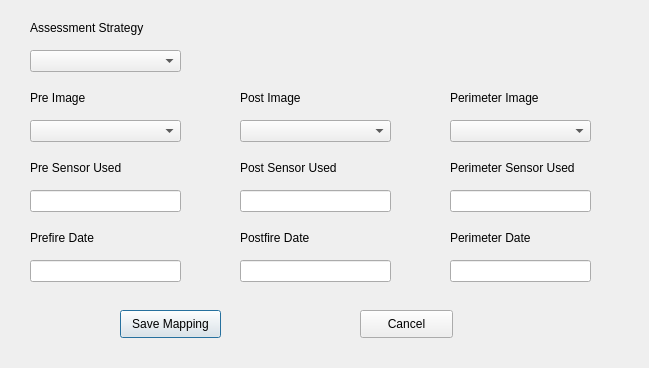
<?xml version="1.0" encoding="UTF-8"?>
<ui version="4.0">
 <class>CreateMapping</class>
 <widget class="QDialog" name="CreateMapping">
  <property name="geometry">
   <rect>
    <x>0</x>
    <y>0</y>
    <width>649</width>
    <height>368</height>
   </rect>
  </property>
  <property name="windowTitle">
   <string>Create Scene Pair</string>
  </property>
  <widget class="QComboBox" name="assessmentComboBox">
   <property name="geometry">
    <rect>
     <x>30</x>
     <y>50</y>
     <width>151</width>
     <height>22</height>
    </rect>
   </property>
  </widget>
  <widget class="QLabel" name="label_2">
   <property name="geometry">
    <rect>
     <x>30</x>
     <y>20</y>
     <width>131</width>
     <height>16</height>
    </rect>
   </property>
   <property name="text">
    <string>Assessment Strategy</string>
   </property>
  </widget>
  <widget class="QLabel" name="labelImage">
   <property name="geometry">
    <rect>
     <x>30</x>
     <y>90</y>
     <width>141</width>
     <height>16</height>
    </rect>
   </property>
   <property name="text">
    <string>Pre Image</string>
   </property>
  </widget>
  <widget class="QLabel" name="label_4">
   <property name="geometry">
    <rect>
     <x>240</x>
     <y>90</y>
     <width>101</width>
     <height>16</height>
    </rect>
   </property>
   <property name="text">
    <string>Post Image</string>
   </property>
  </widget>
  <widget class="QLabel" name="label_5">
   <property name="geometry">
    <rect>
     <x>450</x>
     <y>90</y>
     <width>111</width>
     <height>16</height>
    </rect>
   </property>
   <property name="text">
    <string>Perimeter Image</string>
   </property>
  </widget>
  <widget class="QLineEdit" name="preSensorlineEdit">
   <property name="geometry">
    <rect>
     <x>30</x>
     <y>190</y>
     <width>151</width>
     <height>22</height>
    </rect>
   </property>
  </widget>
  <widget class="QLabel" name="labelSensor">
   <property name="geometry">
    <rect>
     <x>30</x>
     <y>160</y>
     <width>171</width>
     <height>16</height>
    </rect>
   </property>
   <property name="text">
    <string>Pre Sensor Used</string>
   </property>
  </widget>
  <widget class="QLineEdit" name="postSensorlineEdit">
   <property name="geometry">
    <rect>
     <x>240</x>
     <y>190</y>
     <width>151</width>
     <height>22</height>
    </rect>
   </property>
  </widget>
  <widget class="QLabel" name="label_7">
   <property name="geometry">
    <rect>
     <x>240</x>
     <y>160</y>
     <width>121</width>
     <height>16</height>
    </rect>
   </property>
   <property name="text">
    <string>Post Sensor Used</string>
   </property>
  </widget>
  <widget class="QLineEdit" name="periSensorlineEdit">
   <property name="geometry">
    <rect>
     <x>450</x>
     <y>190</y>
     <width>141</width>
     <height>22</height>
    </rect>
   </property>
  </widget>
  <widget class="QLabel" name="label_8">
   <property name="geometry">
    <rect>
     <x>450</x>
     <y>160</y>
     <width>141</width>
     <height>16</height>
    </rect>
   </property>
   <property name="text">
    <string>Perimeter Sensor Used</string>
   </property>
  </widget>
  <widget class="QLineEdit" name="preDatelineEdit">
   <property name="geometry">
    <rect>
     <x>30</x>
     <y>260</y>
     <width>151</width>
     <height>22</height>
    </rect>
   </property>
  </widget>
  <widget class="QLabel" name="labelDate">
   <property name="geometry">
    <rect>
     <x>30</x>
     <y>230</y>
     <width>151</width>
     <height>16</height>
    </rect>
   </property>
   <property name="text">
    <string>Prefire Date</string>
   </property>
  </widget>
  <widget class="QLineEdit" name="postDatelineEdit">
   <property name="geometry">
    <rect>
     <x>240</x>
     <y>260</y>
     <width>151</width>
     <height>22</height>
    </rect>
   </property>
  </widget>
  <widget class="QLabel" name="label_10">
   <property name="geometry">
    <rect>
     <x>240</x>
     <y>230</y>
     <width>101</width>
     <height>16</height>
    </rect>
   </property>
   <property name="text">
    <string>Postfire Date</string>
   </property>
  </widget>
  <widget class="QLineEdit" name="periDatelineEdit">
   <property name="geometry">
    <rect>
     <x>450</x>
     <y>260</y>
     <width>141</width>
     <height>22</height>
    </rect>
   </property>
  </widget>
  <widget class="QLabel" name="label_11">
   <property name="geometry">
    <rect>
     <x>450</x>
     <y>230</y>
     <width>101</width>
     <height>16</height>
    </rect>
   </property>
   <property name="text">
    <string>Perimeter Date</string>
   </property>
  </widget>
  <widget class="QPushButton" name="saveButton">
   <property name="geometry">
    <rect>
     <x>120</x>
     <y>310</y>
     <width>101</width>
     <height>28</height>
    </rect>
   </property>
   <property name="text">
    <string>Save Mapping</string>
   </property>
  </widget>
  <widget class="QPushButton" name="cancelButton">
   <property name="geometry">
    <rect>
     <x>360</x>
     <y>310</y>
     <width>93</width>
     <height>28</height>
    </rect>
   </property>
   <property name="text">
    <string>Cancel</string>
   </property>
  </widget>
  <widget class="QComboBox" name="preImageComboBox">
   <property name="geometry">
    <rect>
     <x>30</x>
     <y>120</y>
     <width>151</width>
     <height>22</height>
    </rect>
   </property>
  </widget>
  <widget class="QComboBox" name="postImageComboBox">
   <property name="geometry">
    <rect>
     <x>240</x>
     <y>120</y>
     <width>151</width>
     <height>22</height>
    </rect>
   </property>
  </widget>
  <widget class="QComboBox" name="periImageComboBox">
   <property name="geometry">
    <rect>
     <x>450</x>
     <y>120</y>
     <width>141</width>
     <height>22</height>
    </rect>
   </property>
  </widget>
 </widget>
 <resources/>
 <connections>
  <connection>
   <sender>cancelButton</sender>
   <signal>clicked()</signal>
   <receiver>CreateMapping</receiver>
   <slot>close()</slot>
   <hints>
    <hint type="sourcelabel">
     <x>556</x>
     <y>323</y>
    </hint>
    <hint type="destinationlabel">
     <x>346</x>
     <y>180</y>
    </hint>
   </hints>
  </connection>
 </connections>
</ui>
